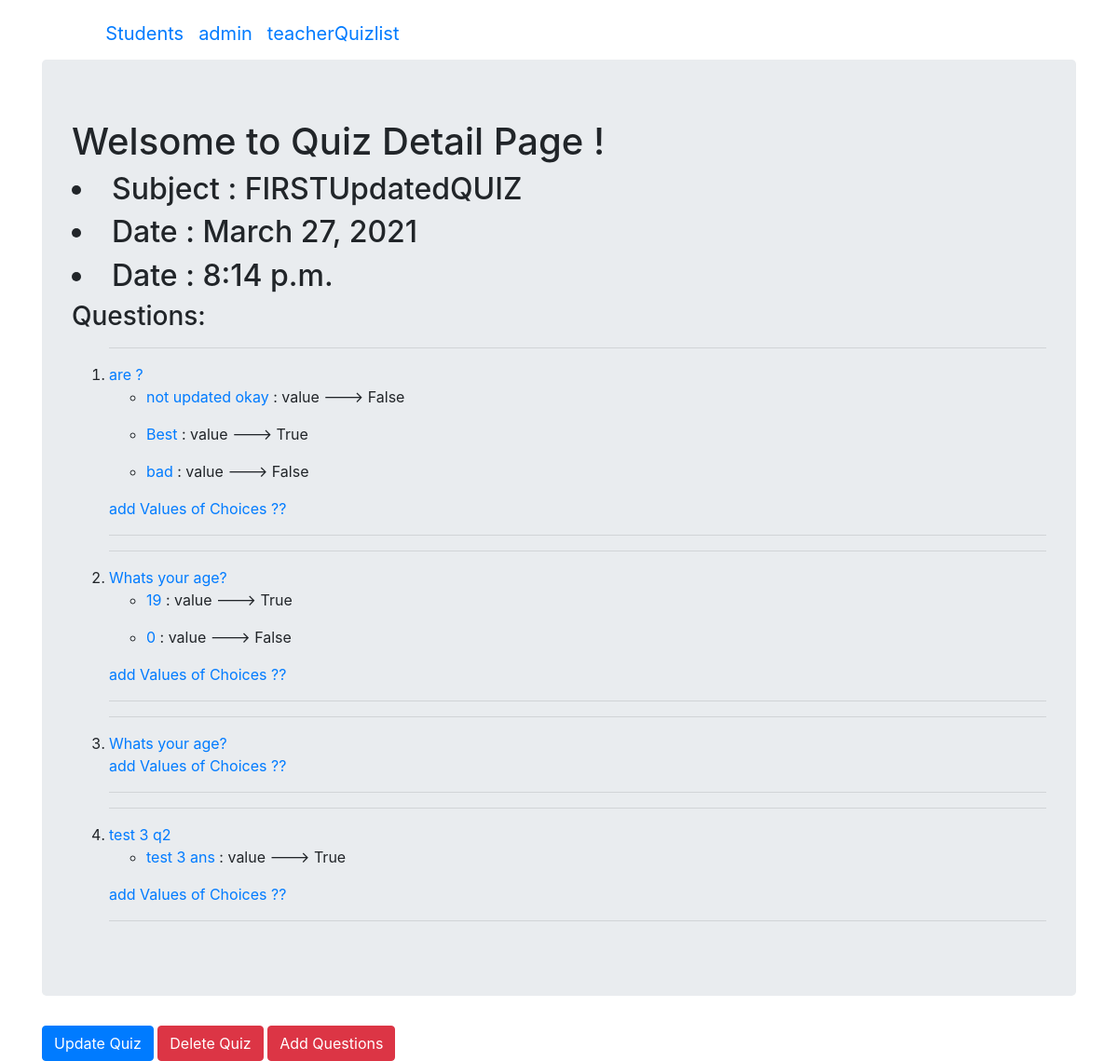
Screenshot of /teacher/teacher/quiz/1/ with the database file from the repository.
### quiz_app/models.py (models this page shows, shortened)
class Quiz(models.Model):
    quiz_name = models.CharField(max_length=200)
    quiz_date= models.DateField('Date Published')
    quiz_time=models.TimeField('Time Published')

class Question(models.Model):
    quiz=models.ForeignKey(Quiz, on_delete=models.CASCADE,related_name='questions')
    question_text = models.CharField(max_length=400)

class Choice(models.Model):
    question=models.ForeignKey(Question, on_delete=models.CASCADE,related_name='choices')
    choice_text=models.CharField(max_length=200)
    ans = models.BooleanField(default = False)

### teacher/views.py (the view)
# urls.py: path('teacher/quiz/<int:pk>/',views.QuizDetailView.as_view(),name='quizdetail'),
class QuizDetailView(DetailView):
    context_object_name='quiz_detail'
    model=models.Quiz
    template_name='teacher/quiz_detail.html'

### teacher/templates/teacher/quiz_detail.html
{% extends "teacher/teacher_base.html"%}
{% block body_block %}
    <h1>Welsome to Quiz Detail Page !</h1>
    <h2><li>Subject : {{quiz_detail.quiz_name}}</li></h2>
    <h2><li>Date : {{quiz_detail.quiz_date}}</li></h2>
    <h2><li>Date : {{quiz_detail.quiz_time}}</li></h2>
    <h3>Questions:</h3>
    <ol>
    {% for question in quiz_detail.questions.all %}
        <hr>
        <li>
            <a href="{% url 'teacher:questionupdate' pk=quiz_detail.pk p=question.id %}">{{question.question_text}}</a></li>
    {% for ans in question.choices.all %}
    <ul>
        <li>
            <p><a href="{% url 'teacher:choiceupdate' pk=quiz_detail.pk p=question.id a=ans.id %}">{{ans.choice_text}}</a> : value ---> {{ans.ans}}</p>
        </li>
    </ul>
    {% endfor %}
    <a type='muted' href="{% url 'teacher:choiceadd' pk=quiz_detail.pk p=question.id %}">add Values of Choices ??</a>
   <hr>
    {% endfor %}
</ol>
</div>
<div >
    <a  href="{% url 'teacher:quizupdate' pk=quiz_detail.pk %}"> <button class="btn btn-primary">Update Quiz</button></a>
    <a  href="{% url 'teacher:quizdelete' pk=quiz_detail.pk %}"> <button class="btn btn-danger">Delete Quiz</button></a>
    <a  href="{% url 'teacher:questionadd' pk=quiz_detail.pk %}"> <button class="btn btn-danger">Add Questions</button></a>
</div>
{% endblock %}

### teacher/templates/teacher/teacher_base.html (shortened to what this page needs)
<html lang="en">
<head>
  <link rel="stylesheet" href="https://stackpath.bootstrapcdn.com/bootstrap/4.1.3/css/bootstrap.min.css"
>
</head>
<body>
    <nav class="navbar navbar-expand-md navbar-dark ">
        <a class="navbar-brand" href="{% url 'student:home' %}">QuizApp</a>
   <div class="collapse navbar-collapse" id="navbarTogglerDemo02">
    <ul class="navbar-nav ms-auto  mt-2 mt-lg-8">
            <li class="navbar-brand"><a class="nav-brand"href="{% url 'student:index' %}"> Students </a></li>
            <li class="navbar-brand"><a class="nav-brand" href="{% url 'admin:index' %}"> admin </a></li>
            <li class="navbar-brand"><a class="nav-brand" href="{% url 'teacher:quizlist' %}">teacherQuizlist</a></li>
      </ul>
    </div>
     </nav>
    <div class="container">
        <div class="jumbotron">
            {% block body_block %}
        {% endblock %}
        </div>
</body>
</html>

### rows the page displays
Quiz: quiz_name "FIRSTUpdatedQUIZ", quiz_date "March 27, 2021", quiz_time "8:14 p.m."
Question: question_text "are ?"
Choice: choice_text "not updated okay", ans "False"
Choice: choice_text "Best", ans "True"
Choice: choice_text "bad", ans "False"
Question: question_text "Whats your age?"
Choice: choice_text "19", ans "True"
Choice: choice_text "0", ans "False"
Question: question_text "Whats your age?"
Question: question_text "test 3 q2"
Choice: choice_text "test 3 ans", ans "True"
